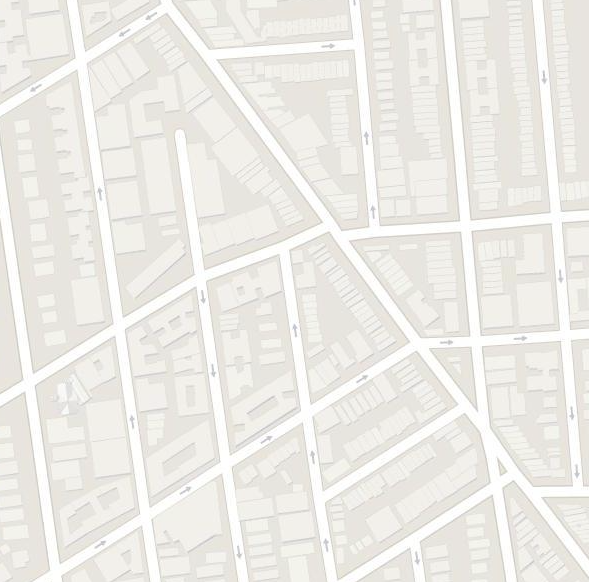
#> input picture CornerDect/Test.png, 1178 x 1164 px (shown at 1/2 size)
$ python -i jess.py   (imports and definitions only)   (older library calls are emulated)
#> lines starting #> are read from the running program, lines starting #| are printed output that depends on the picture
from __future__ import print_function
from _elementtree import Element, SubElement
import matplotlib.pyplot as plt
import numpy as np
import os
import cv2

def get_coordinates(map_image):
   #f_number = getFileNumber(map_image)
#> called with map_image = 'Test.png'
   original = cv2.imread('Test.png')
#> original is the input picture: shape (1164, 1178, 3); mean B, G, R 230.7, 235.7, 237.4
   trimmed = cv2.imread('Test.png')

   img = cv2.imread(map_image)
   points = img.copy()

   #img = cv2.medianBlur(img,1)
   #img = cv2.GaussianBlur(img, (9,9), 0)
   #img = cv2.bilateralFilter(img, 5, 50, 50)
   _, threshold = cv2.threshold(img, 248, 255, cv2.THRESH_BINARY)
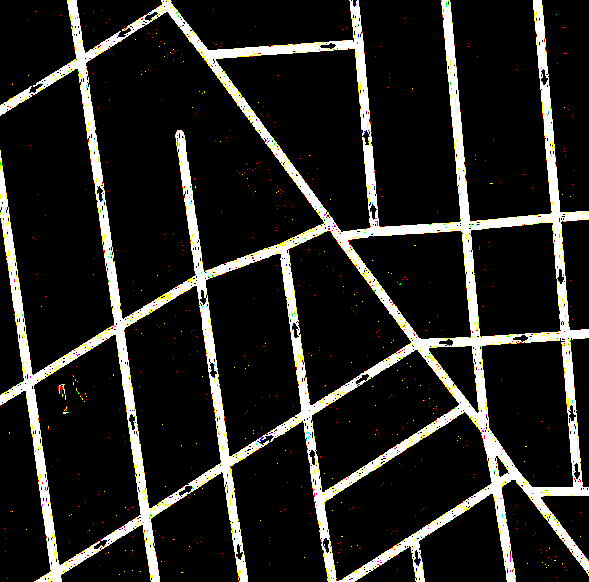
#> threshold: shape (1164, 1178, 3) (shown at 1/2 size); mean B, G, R 33.6, 36.7, 37.5

   #threshold = cv2.medianBlur(threshold, 5)
   kernel = np.ones((4,4),np.uint8)
   #threshold = cv2.morphologyEx(threshold,cv2.MORPH_OPEN,kernel, iterations = 1)
   threshold = cv2.dilate(threshold,kernel,iterations=1)
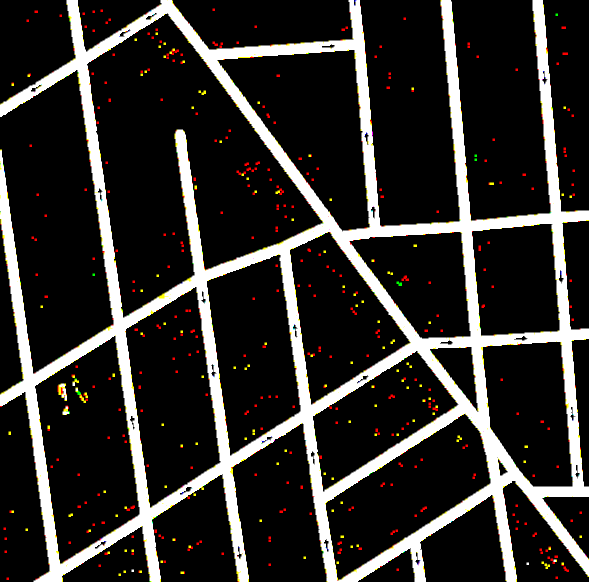
#> threshold: shape (1164, 1178, 3) (shown at 1/2 size); mean B, G, R 44.2, 46.4, 48.4
   threshold = cv2.bilateralFilter(threshold, 9, 75, 75)

#> (the run stopped early here; a loop or call above may not have finished)

$ run again, on CornerDect/509actual.png
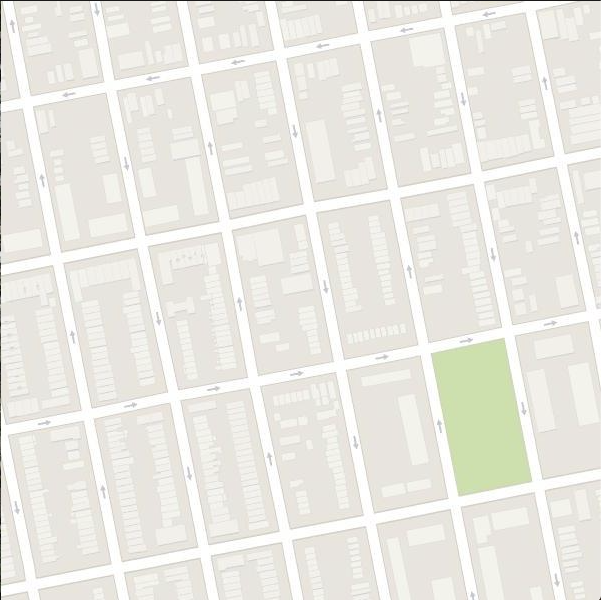
#> input picture CornerDect/509actual.png, 1202 x 1200 px (shown at 1/2 size)
#> in get_coordinates, img is the input picture: shape (1200, 1202, 3); mean B, G, R 227.6, 234, 235.3
#> in get_coordinates, `_, threshold = cv2.threshold(img, 248, 255, cv2.THRESH_BINARY)`:
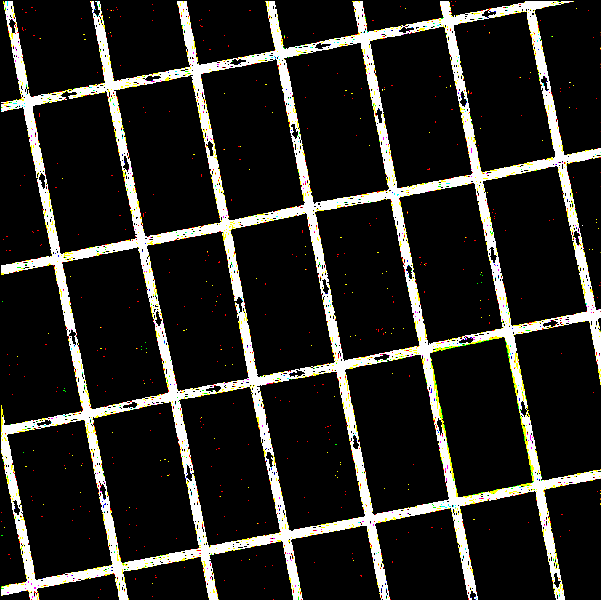
#> threshold: shape (1200, 1202, 3) (shown at 1/2 size); mean B, G, R 35.1, 38.9, 39.6
#> in get_coordinates, `threshold = cv2.dilate(threshold,kernel,iterations=1)`:
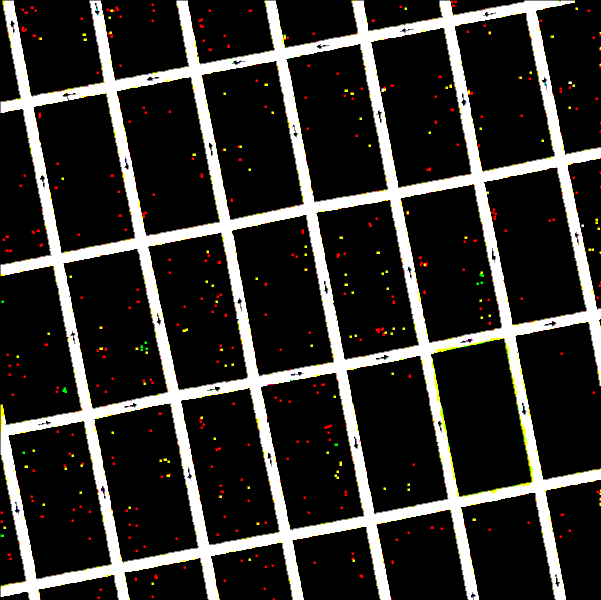
#> threshold: shape (1200, 1202, 3) (shown at 1/2 size); mean B, G, R 46.7, 49.6, 51.2

$ run again, on CornerDect/509.jpg
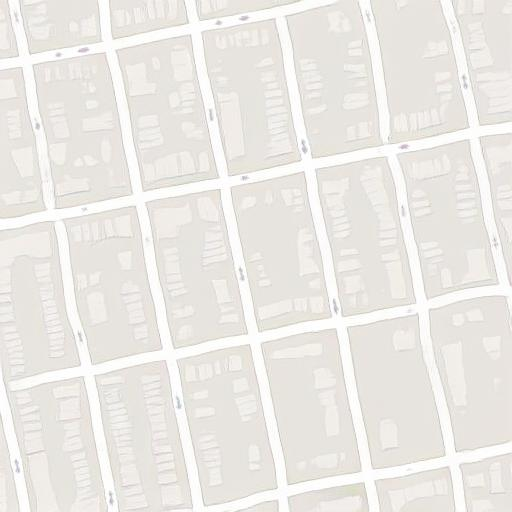
#> input picture CornerDect/509.jpg, 512 x 512 px
#> in get_coordinates, img is the input picture: shape (512, 512, 3); mean B, G, R 228.8, 233.2, 235.8
#> in get_coordinates, `_, threshold = cv2.threshold(img, 248, 255, cv2.THRESH_BINARY)`:
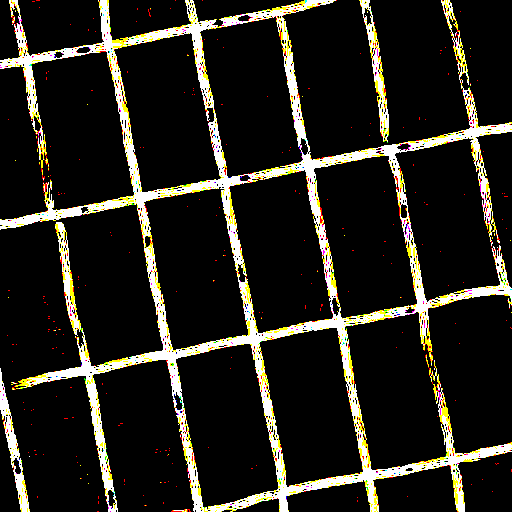
#> threshold: shape (512, 512, 3); mean B, G, R 27.9, 34.9, 36.8
#> in get_coordinates, `threshold = cv2.dilate(threshold,kernel,iterations=1)`:
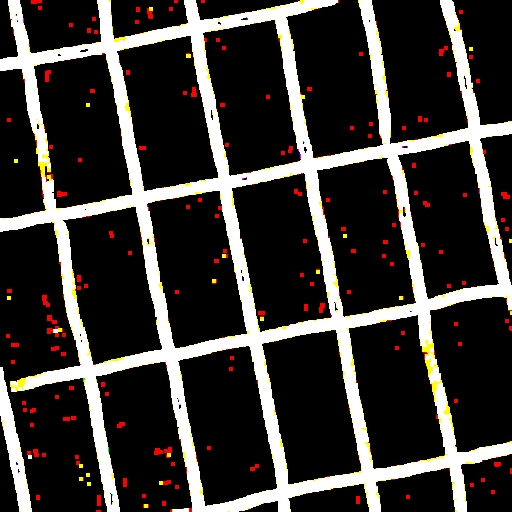
#> threshold: shape (512, 512, 3); mean B, G, R 51.2, 54.9, 58.6
